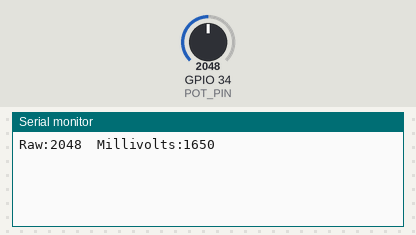
Recording of a sketch running on a simulated ESP32. Shown: the last lines printed to the serial monitor. The test bench sets the inputs (shaded band); at power-on: GPIO 34 (POT_PIN) = 2048 (analog values on the 0–4095 scale).

Above: at 1.2 s.
1.3 s: GPIO 34 (POT_PIN) set to 2866
At 2.6 s:
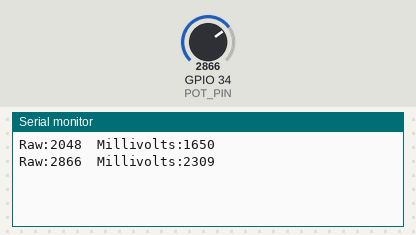
2.8 s: GPIO 34 (POT_PIN) set to 3603
At 4.9 s:
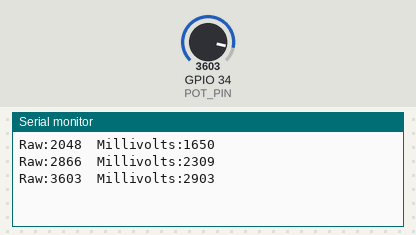
Timing chart, 0 to 6.4 s (numbered marks = the images above; inputs shaded):
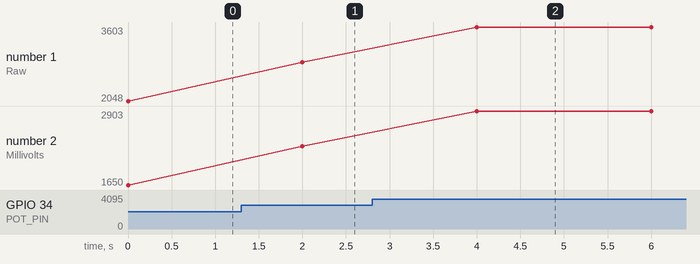

The sketch:

example3_analog_input.ino
```cpp
#include <Arduino.h>

// Example 3: Analog Input (Potentiometer Reading)
// Reads the raw ADC value and the equivalent millivolts from a potentiometer.

const uint8_t POT_PIN = 34;   // ADC1 channel, input-only pin

void setup() {
  Serial.begin(115200);
  analogReadResolution(12);               // 12-bit resolution -> 0-4095
  analogSetPinAttenuation(POT_PIN, ADC_11db); // allows ~0-3.3V full range
}

void loop() {
  const int raw = analogRead(POT_PIN);
  const uint32_t millivolts = analogReadMilliVolts(POT_PIN);

  Serial.print("Raw:");
  Serial.print(raw);
  Serial.print("\tMillivolts:");
  Serial.println(millivolts);

  delay(2000);
}
```

Measured:
- after the input at 1.3 s, the serial monitor: prints a new line after 0.70 s (image 1)
- after the input at 2.8 s, the serial monitor: prints a new line after 1.2 s (image 2)
- plotted number 1: 2048 → 2866 after the input at 1.3 s, 2866 → 3603 after the input at 2.8 s
- plotted number 2: 1650 → 2309 after the input at 1.3 s, 2309 → 2903 after the input at 2.8 s
